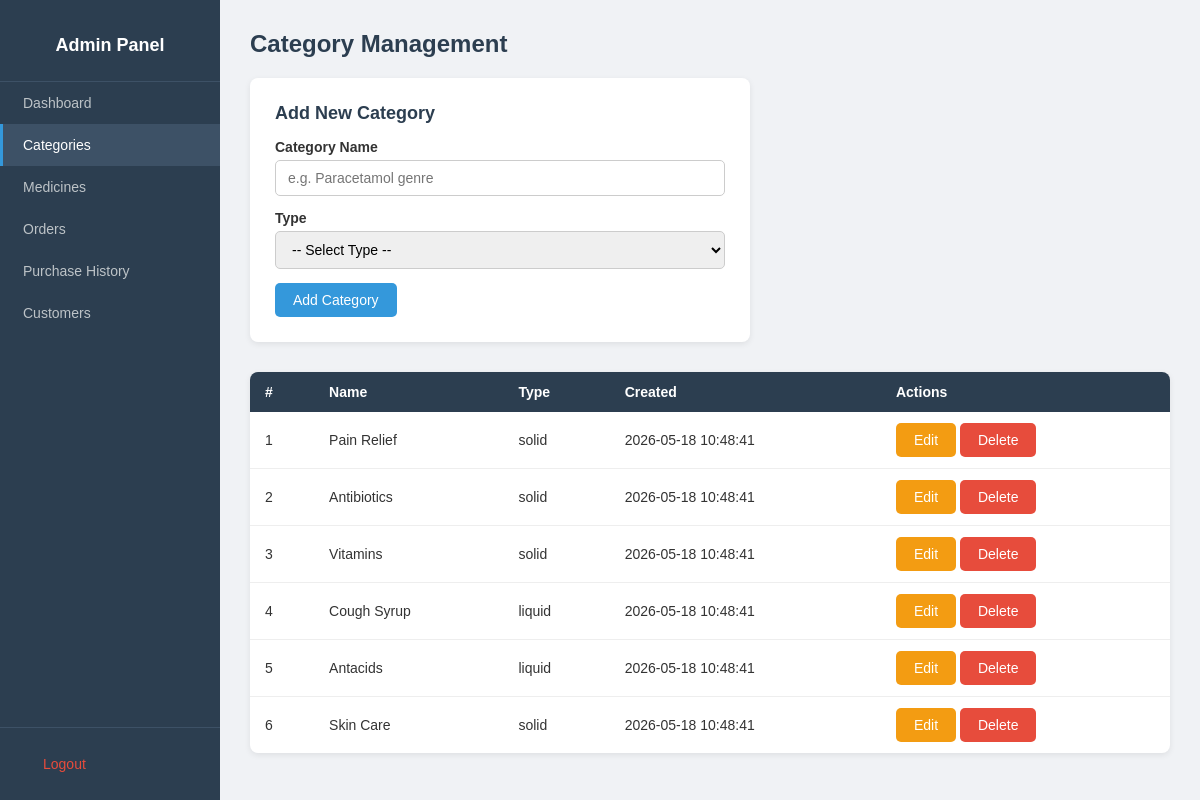
Screenshot of /index.php?page=admin/categories (signed in) with the database file from the repository.
### tables this page shows
CREATE TABLE categories (
    id INT AUTO_INCREMENT PRIMARY KEY,
    name VARCHAR(255) NOT NULL,
    category_type ENUM('liquid', 'solid') NOT NULL,
    created_at TIMESTAMP NOT NULL DEFAULT CURRENT_TIMESTAMP
);

### controller/categoryController.php (called while the page is built, shortened)
<?php
function admin_categories() {
    $conn = getConnection();
    $edit_category = null;
    $result = mysqli_query($conn, 'SELECT * FROM categories ORDER BY created_at DESC');
    $categories = mysqli_fetch_all($result, MYSQLI_ASSOC);
    require_once 'views/admin/categories.php';
}

### config/app.php (called while the page is built, shortened)
<?php
if (!function_exists('e')) {
    function e(?string $value): string
    {
        return htmlspecialchars((string) $value, ENT_QUOTES, 'UTF-8');
    }
}

### views/admin/categories.php (the view, shortened to what this page needs)
<!DOCTYPE html>
<html>
<head>
    <link rel="stylesheet" href="public/admin.css">
</head>
<body>
<?php require_once __DIR__ . '/../partials/sidebar.php'; ?>
<div class="main">
    <div class="container">
        <h1>Category Management</h1>
        <div class="form-box">
            <h3><?= $edit_category ? 'Edit Category' : 'Add New Category' ?></h3>
            <form method="POST" action="index.php?page=admin/categories"
                  onsubmit="return validateCategoryForm()">
                <label>Category Name</label>
                <input type="text" name="name" id="cat_name"
                       value="<?= $edit_category ? e($edit_category['name']) : '' ?>"
                       placeholder="e.g. Paracetamol genre">
                <label>Type</label>
                <select name="category_type" id="cat_type">
                    <option value="">-- Select Type --</option>
                </select>
                <button type="submit" class="btn btn-primary">
                    <?= $edit_category ? 'Update Category' : 'Add Category' ?>
                </button>
            </form>
        </div>
        <table>
            <thead>
                <tr>
                    <th>#</th>
                    <th>Name</th>
                    <th>Type</th>
                    <th>Created</th>
                    <th>Actions</th>
                </tr>
            </thead>
            <tbody>
                <?php if (empty($categories)): ?>
                    <tr><td colspan="5">No categories found.</td></tr>
                <?php else: ?>
                    <?php foreach ($categories as $cat): ?>
                    <tr>
                        <td><?= $cat['id'] ?></td>
                        <td><?= e($cat['name']) ?></td>
                        <td><?= e($cat['category_type']) ?></td>
                        <td><?= $cat['created_at'] ?></td>
                        <td>
                            <a href="index.php?page=admin/categories&edit=<?= $cat['id'] ?>"
                               class="btn btn-warning">Edit</a>
                            <form method="POST" action="index.php?page=admin/categories" class="inline-form"
                                  onsubmit="return confirm('Delete this category?')">
                                <button type="submit" class="btn btn-danger">Delete</button>
                            </form>
                        </td>
                    </tr>
                    <?php endforeach; ?>
                <?php endif; ?>
            </tbody>
        </table>
    </div>
</div>
</body>
</html>

### public/admin.css (style rules this page uses)
* { margin: 0; padding: 0; box-sizing: border-box; }
body { font-family: Arial, sans-serif; background: #f0f2f5; color: #333; display: flex; min-height: 100vh; }
.main { margin-left: 220px; padding: 30px; width: 100%; }
.container { max-width: 1100px; }
h1 { margin-bottom: 20px; font-size: 24px; color: #2c3e50; }
h3 { margin-bottom: 15px; font-size: 18px; color: #2c3e50; }
.form-box { background: white; padding: 25px; border-radius: 8px; max-width: 500px; margin-bottom: 30px; box-shadow: 0 2px 6px rgba(0, 0, 0, 0.08); }
label { display: block; margin-bottom: 5px; font-weight: bold; font-size: 14px; }
input[type="text"], input[type="number"], input[type="email"], input[type="password"], input[type="file"], select, textarea { width: 100%; padding: 9px 12px; margin-bottom: 14px; border: 1px solid #ccc; border-radius: 5px; font-size: 14px; }
.btn { padding: 9px 18px; border: none; border-radius: 5px; cursor: pointer; font-size: 14px; text-decoration: none; display: inline-block; }
.btn-primary { background: #3498db; color: white; }
.btn-warning { background: #f39c12; color: white; }
.btn-danger { background: #e74c3c; color: white; }
table { width: 100%; border-collapse: collapse; background: white; border-radius: 8px; overflow: hidden; box-shadow: 0 2px 6px rgba(0, 0, 0, 0.08); }
th { background: #2c3e50; color: white; padding: 12px 15px; text-align: left; font-size: 14px; }
td { padding: 11px 15px; border-bottom: 1px solid #eee; font-size: 14px; }
tr:last-child td { border-bottom: none; }
.inline-form { display: inline-block; margin: 0; }
.inline-form button { margin: 0; }

### rows the page displays
categories: id "1", name "Pain Relief", category_type "solid", created_at "2026-05-18 10:48:41"
categories: id "2", name "Antibiotics", category_type "solid", created_at "2026-05-18 10:48:41"
categories: id "3", name "Vitamins", category_type "solid", created_at "2026-05-18 10:48:41"
categories: id "4", name "Cough Syrup", category_type "liquid", created_at "2026-05-18 10:48:41"
categories: id "5", name "Antacids", category_type "liquid", created_at "2026-05-18 10:48:41"
categories: id "6", name "Skin Care", category_type "solid", created_at "2026-05-18 10:48:41"
